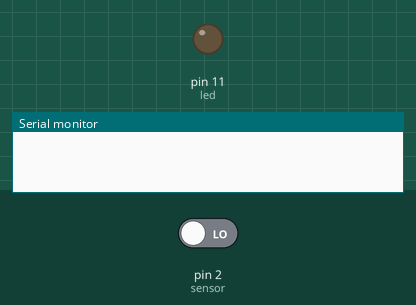
Bench run of a sketch on a simulated Arduino Uno, built with avr-gcc and run on an emulated ATmega328P. Shown: output pins drawn as LEDs (lit = HIGH), the last lines printed to the serial monitor. Inputs (shaded band) come from the test bench; at power-on: pin 2 (sensor) LOW.

Above: at 1.8 s.
1.9 s: pin 2 (sensor) driven HIGH
At 3.0 s:
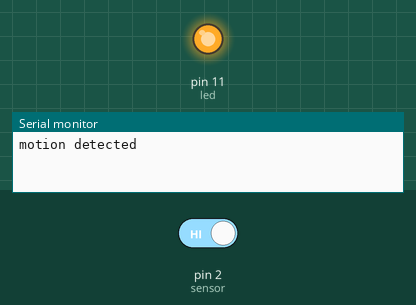
3.5 s: pin 2 (sensor) driven LOW
At 4.1 s:
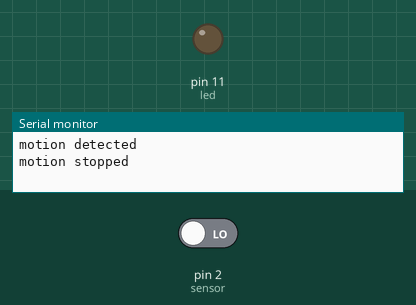
Timing chart, 0 to 6.5 s (numbered marks = the images above; inputs shaded):
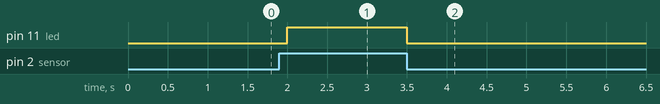

The sketch:

pir_sketch_mar4a.ino
```cpp
int led =11;
int sensor =2;
int state =LOW;
int value =0;
void setup(){
  pinMode (led,OUTPUT);
  pinMode(sensor,INPUT);
  Serial.begin(9600);
}
void loop(){
  value =digitalRead(sensor);
  if(value==HIGH){
    digitalWrite(led,HIGH);
    delay(500);
    if(state==LOW){
    Serial.println("motion detected");
    state = HIGH;
    }
  }
  else{
    digitalWrite(led,LOW);
    delay(500);
    if(state == HIGH){
      Serial.println("motion stopped");
     state = LOW;
    }
  }

}
  
```

Measured:
- after the input at 1.9 s, pin 11 (led): LOW → HIGH after 0.10 s
- after the input at 3.5 s, pin 11 (led): HIGH → LOW at once
